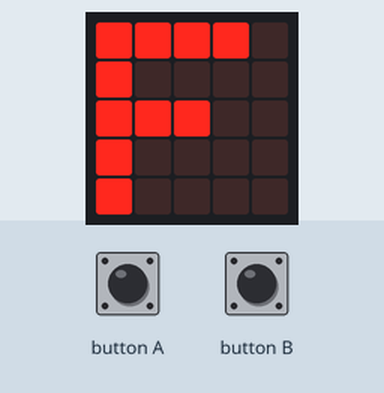
Simulated run of this program. Board: BBC micro:bit (MakeCode). On the bench: the board's 5×5 LED display. Inputs (shaded band) come from the test bench.

Above: at 1.2 s.
1.3 s: button A pressed for 0.15 s
At 1.7 s:
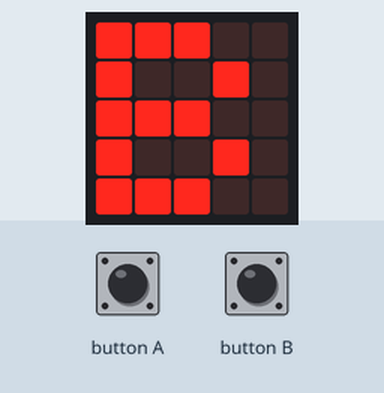
4.4 s: button B pressed for 3.2 s
At 5.3 s:
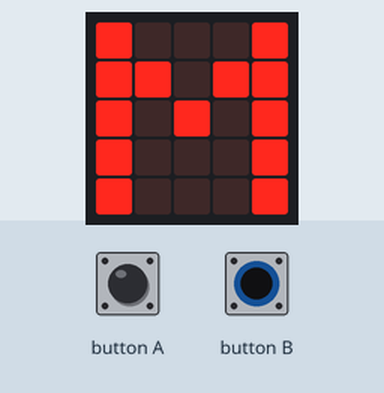
9.1 s: button B pressed for 0.15 s
12.2 s: button B pressed for 1 s
At 14.9 s:
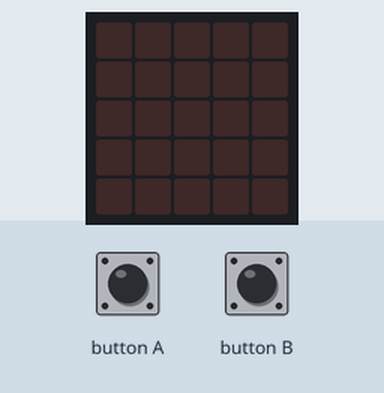
Timing chart, 0 to 16.4 s (numbered marks = the images above; inputs shaded):
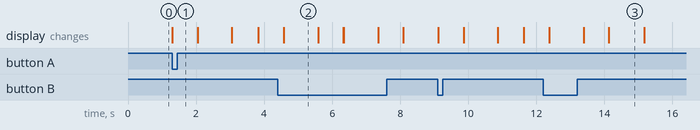

The program:

main.ts
```typescript
basic.forever(function () {
    basic.showString("F")
    basic.pause(1000)
})
basic.forever(function () {
    if (input.buttonIsPressed(Button.A)) {
        basic.showString("B")
        basic.pause(1000)
        basic.clearScreen()
    }
})
basic.forever(function () {
    if (input.buttonIsPressed(Button.B)) {
        basic.showString("M")
        basic.pause(1000)
        basic.clearScreen()
    }
})
```

test.ts
```typescript
// aquí va el archivo "tests"; esto no se compilará cuando este paquete se utilice como una extensión.
```

Measured:
- after the input at 1.3 s, the display: changes at once (image 1)
- after the input at 4.4 s, the display: changes after 0.17 s (image 2)
- after the input at 12.2 s, the display: first changes after 0.18 s (image 3 shows a later state)
- what the display in image 2 shows lasts 1.0 s, from 4.6 s to 5.6 s
